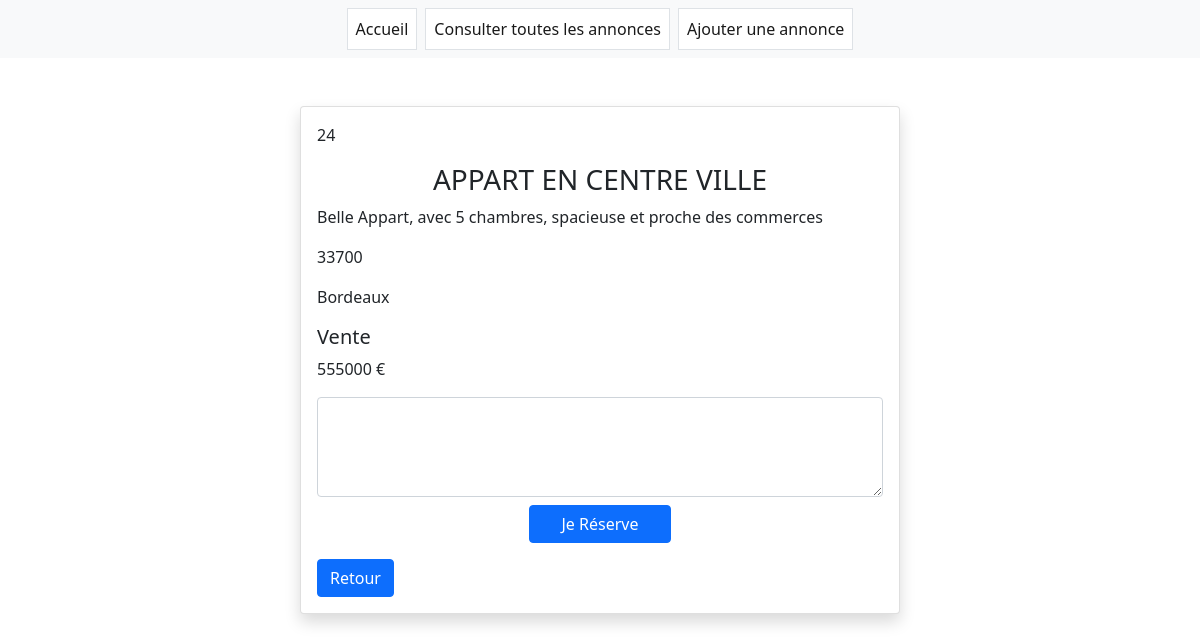
/app/_annonce-details.php?id=24, run on the app's committed database.
### tables this page shows
CREATE TABLE annonce(
    annonce_id INT NOT NULL PRIMARY KEY AUTO_INCREMENT,
    titre VARCHAR (100) NOT NULL,
    description VARCHAR (600) NOT NULL,
    code_postal INT (20) NOT NULL,
    ville VARCHAR (250) NOT NULL,
    type VARCHAR (20) NOT NULL,
    prix INT (100) NOT NULL,
    msg_reservation VARCHAR (50)
);

### app/_view-details.php (called while the page is built)
<?php
require "includes/connect.php";
$id = intval(htmlspecialchars(trim($_GET['id'])));
try {
    $viewAnnonce = 'SELECT * FROM annonce WHERE annonce_id = :annonce_id';
    $reqView = $connexion->prepare($viewAnnonce);
    $reqView->bindValue(':annonce_id', $id);
    $reqView->execute();
    $annonce = $reqView->fetch();
} catch (PDOException $e) {
    echo "ERROR : " . $e->getMessage();
}
?>

### app/_annonce-details.php (the view, shortened to what this page needs)
<?php
require "_view-details.php";
include_once "_bootstrap.php";
include_once "_navbar.php";
?>
<section class="d-flex justify-content-center">
    <div class="card shadow w-50 mt-5" style="width: 18rem;">
        <div class="card-body">
            <p><?php echo $annonce['annonce_id']?></p>
            <h3 class="card-title text-center"><?php echo strtoupper($annonce['titre'])?></h3>
            <p class="card-text"><?php echo $annonce['description']?></p>
            <p class="card-text"><?php echo $annonce['code_postal']?></p>
            <p class="card-text"><?php echo $annonce['ville']?></p>
            <h5 class="card-text"><?php echo $annonce['type']?></h5>
            <p class="card-text"><?php echo $annonce['prix']?> €</p>
            <form action="reserved-post.php" method="POST">
                <div class="form-floating">
                    <textarea class="form-control" id="msg_reservation" name="msg_reservation" style="height: 100px"></textarea>
                </div>
                <div class="d-flex justify-content-center mt-2">
                    <button type="submit" class="btn btn-primary w-25">Je Réserve</button>
                </div>
            </form>
            <a href="all-annonces.php" class="btn btn-primary">Retour</a>
        </div>
    </div>
</section>

### data on the page
annonce: annonce_id "24", titre "APPART EN CENTRE VILLE", description "Belle Appart, avec 5 chambres, spacieuse et proche des commerces", code_postal "33700", ville "Bordeaux", type "Vente", prix "555000"
